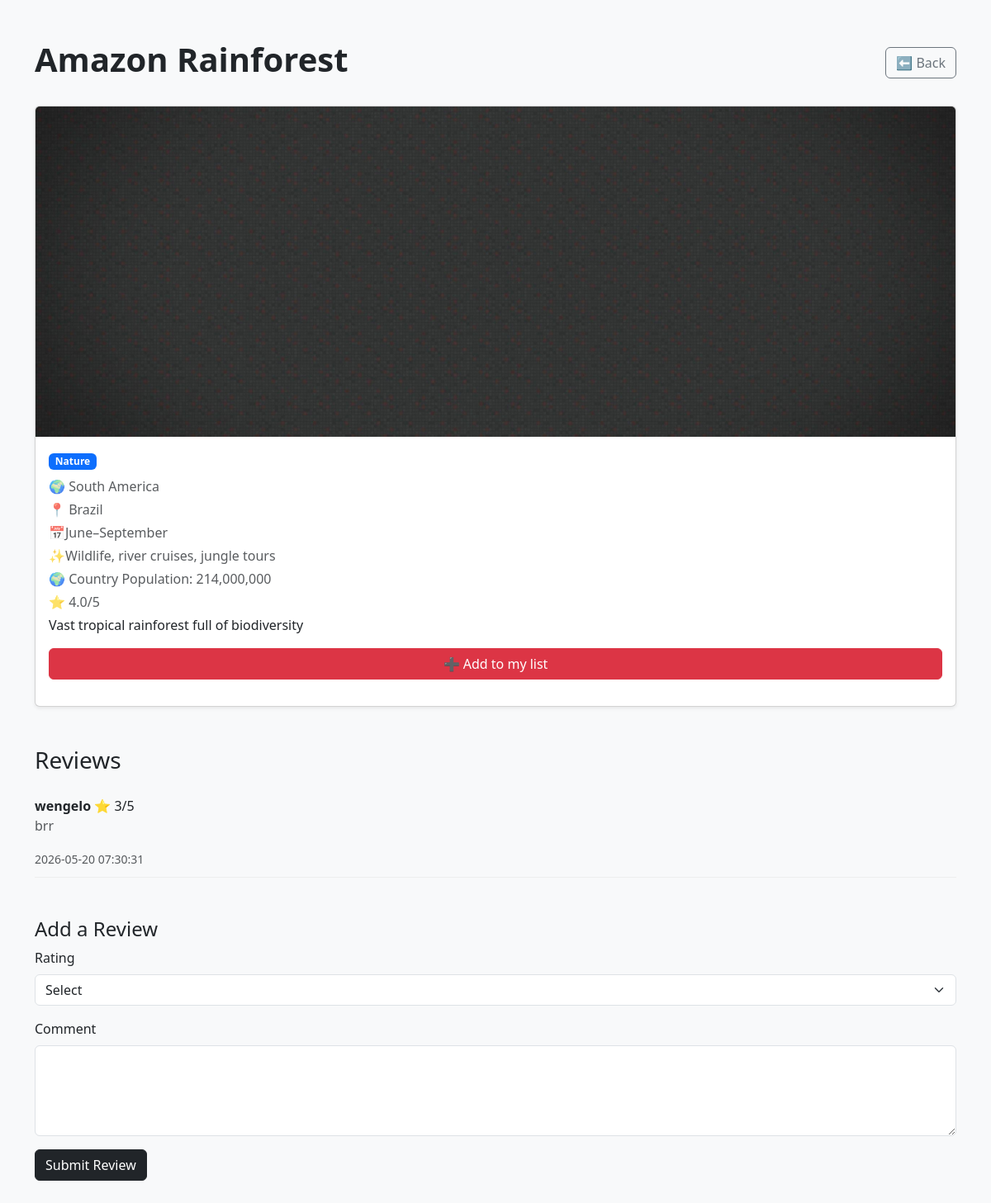
The page /details.php?id=4 (signed in) on the database its author committed.
### tables this page shows
CREATE TABLE `destinations` (
  `id` int(11) NOT NULL,
  `name` varchar(100) NOT NULL,
  `country` varchar(100) NOT NULL,
  `capital` varchar(100) NOT NULL,
  `description` text DEFAULT NULL,
  `image` varchar(255) DEFAULT NULL,
  `city` varchar(100) DEFAULT NULL,
  `continent` varchar(100) DEFAULT NULL,
  `category` varchar(100) DEFAULT NULL,
  `best_time` varchar(100) DEFAULT NULL,
  `highlights` text DEFAULT NULL,
  `rating` decimal(2,1) DEFAULT NULL,
  `population` bigint(20) DEFAULT NULL
);

CREATE TABLE `reviews` (
  `id` int(11) NOT NULL,
  `user_id` int(11) DEFAULT NULL,
  `destination_id` int(11) DEFAULT NULL,
  `rating` int(11) DEFAULT NULL,
  `comment` text DEFAULT NULL,
  `created_at` timestamp NOT NULL DEFAULT current_timestamp(),
  `updated_at` timestamp NULL DEFAULT NULL
);

CREATE TABLE `users` (
  `id` int(11) NOT NULL,
  `username` varchar(50) DEFAULT NULL,
  `email` varchar(100) DEFAULT NULL,
  `password` varchar(255) DEFAULT NULL,
  `created_at` timestamp NOT NULL DEFAULT current_timestamp()
);

### details.php (the view, shortened to what this page needs)
<?php $imgPath = "assets/images/"; ?>
<?php
include 'db.php';
$id = intval($_GET['id'] ?? 0);
$stmt = $conn->prepare("SELECT * FROM destinations WHERE id = ?");
$stmt->bind_param("i", $id);
$stmt->execute();
$destResult = $stmt->get_result();
$destination = $destResult->fetch_assoc();
$reviewStmt = $conn->prepare("
    SELECT r.*, u.username
    FROM reviews r
    JOIN users u ON r.user_id = u.id
    WHERE r.destination_id = ?
    ORDER BY r.created_at DESC
");
$reviewStmt->bind_param("i", $id);
$reviewStmt->execute();
$reviews = $reviewStmt->get_result();
?>
<!DOCTYPE html>
<html lang="en">
<head>
    <link href="https://cdn.jsdelivr.net/npm/bootstrap@5.3.0/dist/css/bootstrap.min.css" rel="stylesheet">
</head>
<body class="bg-light">
    <div class="container py-5">
        <div class="d-flex justify-content-between align-items-center mb-4">
            <h1 class="fw-bold"><?php echo htmlspecialchars($destination['name']); ?></h1>
            <a href="explore.php" class="btn btn-outline-secondary">⬅ Back</a>
        </div>
        <div class="card shadow-sm mb-5">
            <img
                src="<?php echo $imgPath . htmlspecialchars($destination['image']); ?>"
                class="card-img-top"
                onerror="this.src='<?php echo $imgPath; ?>default.jpg';">
            <div class="card-body">
                <span class="badge bg-primary mb-2"><?php echo ucfirst($destination['category']); ?></span>
                <p class="text-muted mb-1">🌍 <?php echo htmlspecialchars($destination['continent']); ?></p>
                <p class="text-muted mb-1">📍 <?php echo htmlspecialchars($destination['country']); ?></p>
                <p class="text-muted mb-1">📅<?php echo htmlspecialchars($destination['best_time']); ?></p>
                <p class="text-muted mb-1">✨<?php echo htmlspecialchars($destination['highlights']); ?></p>
                <p class="text-muted mb-1">🌍 Country Population: <?= number_format($destination['population']); ?>
                <p class="text-muted mb-1">⭐ <?php echo $destination['rating']; ?>/5</p>
                <p><?php echo nl2br(htmlspecialchars($destination['description'])); ?></p>
                <a href="add_to_list.php?id=<?php echo $destination['id']; ?>" class="btn btn-danger w-100 mb-3">➕ Add to my list</a>
            </div>
        </div>
        <h3 class="mb-3">Reviews</h3>
        <?php while ($rev = $reviews->fetch_assoc()): ?>
            <div class="review">
                <strong><?php echo htmlspecialchars($rev['username']); ?></strong>
                <span>⭐ <?php echo $rev['rating']; ?>/5</span>
                <p class="text-muted"><?php echo nl2br(htmlspecialchars($rev['comment'])); ?></p>
                <small class="text-muted"><?php echo $rev['created_at']; ?></small>
            </div>
        <?php endwhile; ?>
        <div class="mt-5">
            <h4>Add a Review</h4>
            <form action="add_review.php" method="POST">
                <div class="mb-3">
                    <label for="rating" class="form-label">Rating</label>
                    <select class="form-select" name="rating" id="rating" required>
                        <option value="">Select</option>
                    </select>
                </div>
                <div class="mb-3">
                    <label for="comment" class="form-label">Comment</label>
                    <textarea class="form-control" name="comment" id="comment" rows="4" required></textarea>
                </div>
                <button type="submit" class="btn btn-dark">
                    Submit Review
                </button>
            </form>
        </div>
    </div>
</body>
</html>

### details.php (style rules this page uses)
.card-img-top { height: 400px; object-fit: cover; }
.review { border-bottom: 1px solid #eee; padding: 10px 0; }

### rows shown on the page
destinations: name "Amazon Rainforest", category "Nature", continent "South America", country "Brazil", best_time "June–September", highlights "Wildlife, river cruises, jungle tours", population "214,000,000", rating "4.0", description "Vast tropical rainforest full of biodiversity"
reviews: user.username "wengelo", rating "3", comment "brr", created_at "2026-05-20 07:30:31"
